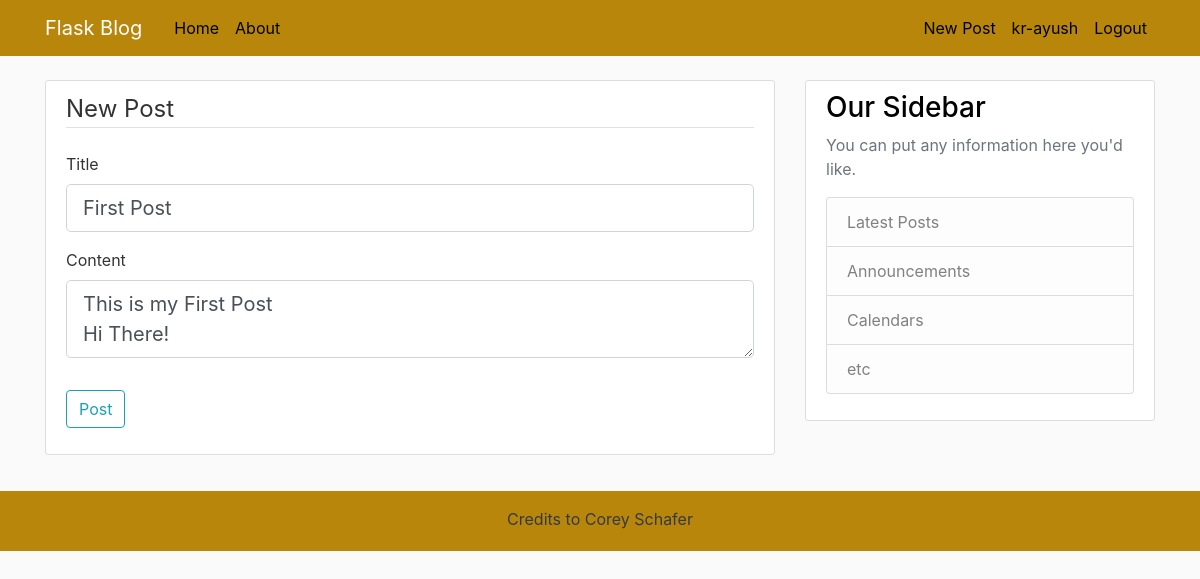
Screenshot of /post/1/update (signed in) with the database file from the repository.
### flaskblog/models.py (models this page shows, shortened)
class User(db.Model, UserMixin):
    id = db.Column(db.Integer, primary_key=True)
    username = db.Column(db.String(20), unique=True, nullable=False)
    email = db.Column(db.String(120), unique=True, nullable=False)
    image_file = db.Column(db.String(20), nullable=False, default='default.jpg')
    password = db.Column(db.String(60), nullable=False)
    posts = db.relationship('Post', backref='author', lazy=True)

class Post(db.Model):
    id = db.Column(db.Integer, primary_key=True)
    title = db.Column(db.String(100), nullable=False)
    date_posted = db.Column(db.DateTime, nullable=False, default=datetime.utcnow)
    content = db.Column(db.Text, nullable=False)
    user_id = db.Column(db.Integer, db.ForeignKey('user.id'), nullable=False)

### flaskblog/routes.py (the view)
@app.route("/post/<int:post_id>/update", methods=['GET', 'POST'])
@login_required
def update_post(post_id):
    post = Post.query.get_or_404(post_id)
    if post.author != current_user:
        abort(403)
    form = PostForm()
    if form.validate_on_submit():
        post.title = form.title.data
        post.content = form.content.data
        db.session.commit()
        flash('Your post has been updated!', 'success')
        return redirect(url_for('post', post_id=post.id))
    elif request.method == 'GET':
        form.title.data = post.title
        form.content.data = post.content
    return render_template('create_post.html', title='Update Post',
                           form=form, legend='Update Post')

### flaskblog/forms.py
class PostForm(FlaskForm):
    title = StringField('Title', validators=[DataRequired()])
    content = TextAreaField('Content', validators=[DataRequired()])
    submit = SubmitField('Post')

### flaskblog/models.py (called while the page is built)
@login_manager.user_loader
def load_user(user_id):
    return User.query.get(int(user_id))

### flaskblog/templates/create_post.html (shortened to what this page needs)
{% extends "layout.html" %}
{% block content %}
<div class="content-section">
    <form method="POST" action="">
        <fieldset class="form-group">
            <legend class="border-bottom mb-4">New Post</legend>
            <div class="form-group">
                {{ form.title.label(class="form-control-label") }}
                {% if form.title.errors %}
                    {{ form.title(class="form-control form-control-lg is-invalid") }}
                    <div class="invalid-feedback">
                        {% for error in form.title.errors %}
                            <span>{{ error }}</span>
                        {% endfor %}
                    </div>
                {% else %}
                    {{ form.title(class="form-control form-control-lg") }}
                {% endif %}
            </div>
            <div class="form-group">
                {{ form.content.label(class="form-control-label") }}
                {% if form.content.errors %}
                    {{ form.content(class="form-control form-control-lg is-invalid") }}
                    <div class="invalid-feedback">
                        {% for error in form.content.errors %}
                            <span>{{ error }}</span>
                        {% endfor %}
                    </div>
                {% else %}
                    {{ form.content(class="form-control form-control-lg") }}
                {% endif %}
            </div>
        </fieldset>
        <div class="form-group">
            {{ form.submit(class="btn btn-outline-info") }}
        </div>
    </form>
</div>
{% endblock content %}

### flaskblog/templates/layout.html (shortened to what this page needs)
<!DOCTYPE html>
<html>
<head>
    <link rel="stylesheet" href="https://maxcdn.bootstrapcdn.com/bootstrap/4.0.0/css/bootstrap.min.css">
    <link rel="stylesheet" type="text/css" href="{{ url_for('static', filename='main.css') }}">
</head>
<body>
    <header class="site-header">
      <nav class="navbar navbar-expand-md navbar-dark bg-steel fixed-top">
        <div class="container">
          <a class="navbar-brand mr-4" href="/">Flask Blog</a>
          <div class="collapse navbar-collapse" id="navbarToggle">
            <div class="navbar-nav mr-auto">
              <a class="nav-item nav-link" href="{{ url_for('home') }}">Home</a>
              <a class="nav-item nav-link" href="{{ url_for('about') }}">About</a>
            </div>
            <div class="navbar-nav">
                {% if current_user.is_authenticated %}
                    <a class="nav-item nav-link" href="{{ url_for('new_post') }}">New Post</a>
                    <a class="nav-item nav-link" href="{{ url_for('account') }}">{{ current_user.username }}</a>
                    <a class="nav-item nav-link" href="{{ url_for('logout') }}">Logout</a>
                {% else %}
                    <a class="nav-item nav-link" href="{{ url_for('login') }}">Login</a>
                    <a class="nav-item nav-link" href="{{ url_for('register') }}">Register</a>
                {% endif %}
            </div>
          </div>
        </div>
      </nav>
    </header>
    <main role="main" class="container">
      <div class="row">
        <div class="col-md-8">
          {% block content %}{% endblock %}
        </div>
        <div class="col-md-4">
          <div class="content-section">
            <h3>Our Sidebar</h3>
            <p class='text-muted'>You can put any information here you'd like.
              <ul class="list-group">
                <li class="list-group-item list-group-item-light">Latest Posts</li>
                <li class="list-group-item list-group-item-light">Announcements</li>
                <li class="list-group-item list-group-item-light">Calendars</li>
                <li class="list-group-item list-group-item-light">etc</li>
              </ul>
            </p>
          </div>
        </div>
      </div>
    </main>
    <div class="p-2">
    </div>
	<footer class="text-center text-dark text-lg-start">
		<div class="text-center text-bold p-3">
			Credits to Corey Schafer
		</div>
	</footer>
</body>
</html>

### flaskblog/static/main.css (style rules this page uses)
body { height: 100%; background: #fafafa; color: #333333; margin-top: 5rem; }
footer { position: relative; bottom:100%; width:100%; height:60px; background:darkgoldenrod; }
h1, h2, h3, h4, h5, h6 { color: black; }
.bg-steel { background-color: darkgoldenrod; }
.site-header .navbar-nav .nav-link { color: black; }
.content-section { background: #ffffff; padding: 10px 20px; border: 1px solid #dddddd; border-radius: 3px; margin-bottom: 20px; }

### rows the page displays
User: username "kr-ayush"
Post: title "First Post", content "This is my First Post Hi There!"
